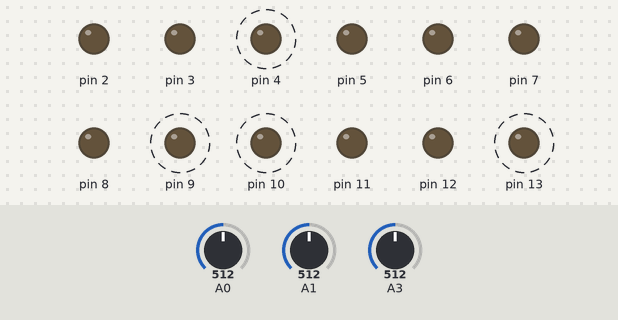
A sketch run on a simulated Arduino Uno, built with avr-gcc and run on an emulated ATmega328P. Parts: output pins drawn as LEDs (lit = HIGH). Dashed ring = blinking. Inputs (shaded band) come from the test bench; at power-on: A0 = 512, A1 = 512, A3 = 512.

Above: at 1.26 s.
1.3 s: A0 set to 736
4.3 s: A0 set to 750
At 4.52 s:
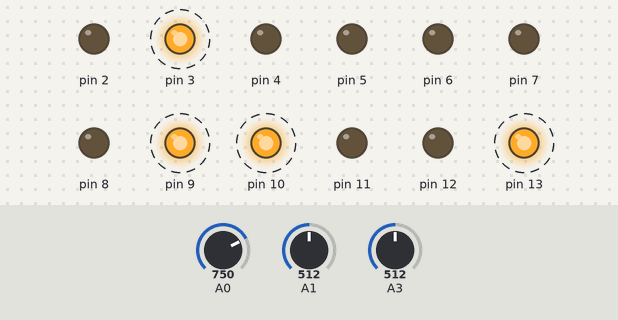
7.3 s: A1 set to 733
10.3 s: A1 set to 761
At 10.45 s:
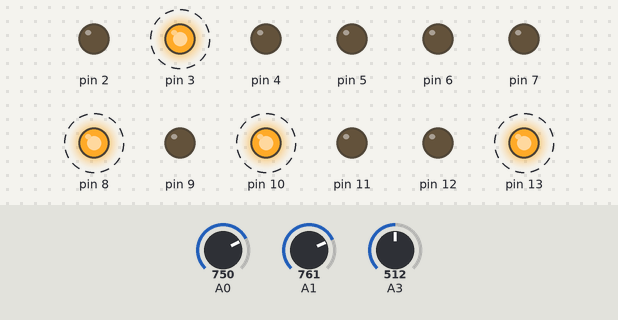
13.3 s: A3 set to 855
16.3 s: A3 set to 876
At 16.49 s:
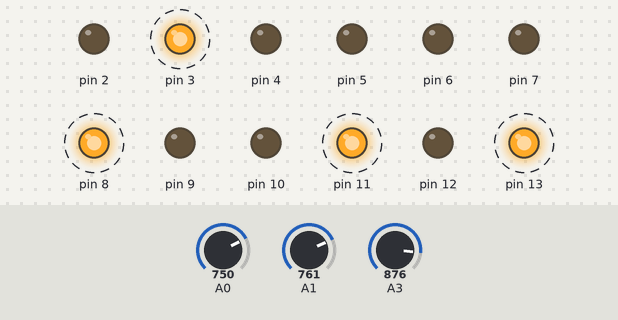
Timing chart, 0 to 20.3 s (numbered marks = the images above; inputs shaded):
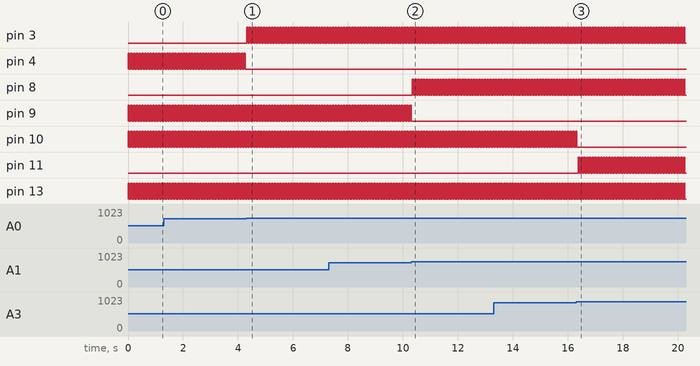

The sketch:

vatt_checker01.ino
```cpp
void setup() {
  // put your setup code here, to run once:

  pinMode(2, OUTPUT);
  pinMode(3, OUTPUT);
  pinMode(4, OUTPUT);

  pinMode(5, OUTPUT);
  pinMode(6, OUTPUT);

  pinMode(7, OUTPUT);
  pinMode(8, OUTPUT);
  pinMode(9, OUTPUT);

  pinMode(10, OUTPUT);
  pinMode(11, OUTPUT);
  pinMode(12, OUTPUT);

  pinMode(13, OUTPUT);
}

void loop() {

  // バッテリー電圧1
  // 公称電圧12V・満充電時12.63V・完全放電目安10.5V
  // 無警告11.5V・アラート11V・停止指示11V未満
  // アナログ入力は分圧抵抗によって1/3の電圧が得られる
  // 0-15V を 0-1024 に変換される
  // 無警告758・アラート750・停止指示750未満
  if (analogRead(A0) < 750) {
    digitalWrite(2, LOW);
    digitalWrite(3, LOW);
    digitalWrite(4, HIGH);
  } else if (analogRead(A0) < 758) {
    digitalWrite(2, LOW);
    digitalWrite(3, HIGH);
    digitalWrite(4, LOW);
  } else {
    digitalWrite(2, HIGH);
    digitalWrite(3, LOW);
    digitalWrite(4, LOW);
  }

  // バッテリー電圧2
  if (analogRead(A1) < 750) {
    digitalWrite(7, LOW);
    digitalWrite(8, LOW);
    digitalWrite(9, HIGH);
  } else if (analogRead(A0) < 758) {
    digitalWrite(7, LOW);
    digitalWrite(8, HIGH);
    digitalWrite(9, LOW);
  } else {
    digitalWrite(7, HIGH);
    digitalWrite(8, LOW);
    digitalWrite(9, LOW);
  }


  // 出力電圧
  // 公称19V・目標18.5V・危険水準17V
  // 無警告18V・アラート17V・停止指示17V未満
  // 分圧抵抗によって1/4の電圧が得られる
  // 0-20V を 0-1024 に変換される
  // 無警告948・アラート870・停止指示870未満
  if (analogRead(A3) < 870) {
    digitalWrite(12, LOW);
    digitalWrite(11, LOW);
    digitalWrite(10, HIGH);
  } else if (analogRead(A0) < 948) {
    digitalWrite(12, LOW);
    digitalWrite(11, HIGH);
    digitalWrite(10, LOW);
  } else {
    digitalWrite(12, HIGH);
    digitalWrite(11, LOW);
    digitalWrite(10, LOW);
  }

  digitalWrite(13, HIGH);
  delay(50);

  digitalWrite(3, LOW);
  digitalWrite(4, LOW);

  digitalWrite(8, LOW);
  digitalWrite(9, LOW);

  digitalWrite(11, LOW);
  digitalWrite(10, LOW);

  digitalWrite(13, LOW);
  delay(50);
}
```

Measured:
- the behaviour switches between 749 and 750 on A0 (found by bisection; images 0 and 1)
- the behaviour switches between 749 and 750 on A1 (found by bisection; images 1 and 2)
- the behaviour switches between 869 and 870 on A3 (found by bisection; images 2 and 3)
- after the input at 4.3 s, pin 3: alternates HIGH for 0.05 s and LOW for 0.05 s, starting at once; pin 4: stops changing and stays LOW
- after the input at 10.3 s, pin 8: alternates HIGH for 0.05 s and LOW for 0.05 s, starting after 0.05 s; pin 9: stops changing and stays LOW
- after the input at 16.3 s, pin 10: goes on until 16.3 s, then stays LOW; pin 11: alternates HIGH for 0.05 s and LOW for 0.05 s, starting after 0.08 s
- by itself, pin 4, pin 9, pin 10, pin 13: alternates HIGH for 0.05 s and LOW for 0.05 s
